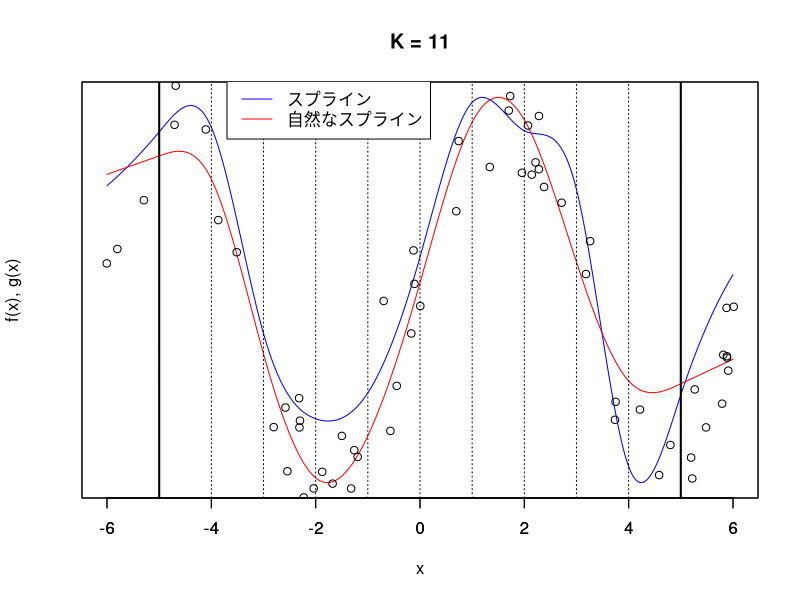

Recreate this plot in R.
# Clear environment
rm(list = ls())

# Setting Japanese font (for MacOSX)
# par(family= "HiraKakuProN-W3")

# Chapter6 e.g.56
# 自然なスプラインによる回帰の実装

# 命題20で定義される関数d_j(x)
d <- function(j, x, knots) {
  K <- length(knots)
  return((max((x - knots[j]) ^ 3, 0) - max((x - knots[K]) ^ 3, 0)) / (knots[K] - knots[j]))
}
# 命題20で定義される関数h_j(x)
h <- function(j, x, knots) {
  K <- length(knots)
  if (j == 1) {
    return(1)
  } else if (j == 2) {
    return(x)
  } else {
    return(d(j - 2, x, knots) - d(K - 1, x, knots))
  }
}

# 以下では、
# 通常のスプライン回帰と、自然なスプラインによる回帰の曲線を比較する。
n <- 100
x <- rnorm(n) * 2 * pi
y <- sin(x) + 0.2 * rnorm(n)
K <- 11 # 数直線空間の区切り数
knots <- seq(-5, 5, length = K)

# 通常のスプライン回帰処理
X <- matrix(nrow = n, ncol = K + 4)
for (i in 1:n) {
  X[i, 1] <- 1
  X[i, 2] <- x[i]
  X[i, 3] <- x[i] ^ 2
  X[i, 4] <- x[i] ^ 3
  for (j in 1:K) {
    X[i, j + 4] <- max((x[i] - knots[j]) ^ 3, 0)
  }
}
beta <- solve(t(X) %*% X) %*% t(X) %*% y
f <- function(x) {
  S <- beta[1] + beta[2] * x + beta[3] * x ^ 2 + beta[4] * x ^ 3
  for (j in 1:K) {
    S <- S + beta[j + 4] * max((x - knots[j]) ^ 3, 0)
  }
  return(S)
}

# 自然なスプラインによる回帰処理
X <- matrix(nrow = n, ncol = K)
X[, 1] = 1
for (j in 2:K) {
  for (i in 1:n) {
    X[i, j] <- h(j, x[i], knots)
  }
}
gamma <- solve(t(X) %*% X) %*% t(X) %*% y
g <- function(x) {
  S <- gamma[1]
  for (j in 2:K) {
    S <- S + gamma[j] * h(j, x, knots)
  }
  return(S)
}

# グラフ描画
u_seq <- seq(-6, 6, 0.02)
v_seq <- NULL
for (u in u_seq) {
  v_seq <- c(v_seq, f(u))
}
plot(u_seq, v_seq,
     type = "l", col = "blue",
     yaxt = "n",
     xlab = "x", ylab = "f(x), g(x)")
par(new = TRUE)
w_seq <- NULL
for (u in u_seq) {
  w_seq <- c(w_seq, g(u))
}
plot(u_seq, w_seq,
     type = "l", col = "red",
     yaxt = "n",
     xlab = "", ylab = "")
par(new = TRUE)
points(x, y)
abline(v = knots, lty = 3)
abline(v = c(-5, 5), lwd = 2)
title("K = 11")
legend(-3.7, 1.1, c("スプライン", "自然なスプライン"),
       lty = 1,
       col = c("blue", "red"))
